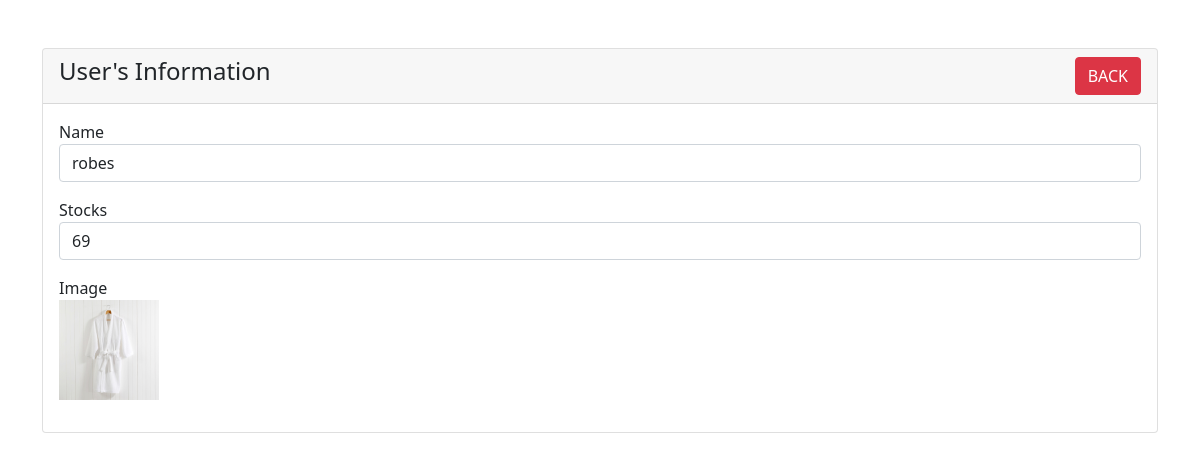
Page /view.php?view=79 on the committed database.
### tables this page shows
CREATE TABLE `products` (
  `id` int(11) NOT NULL,
  `name` varchar(50) NOT NULL,
  `image` varchar(50) NOT NULL,
  `stock` int(11) NOT NULL
);

### view.php (the view, shortened to what this page needs)
<?php
require 'config.php';
?>
<!doctype html>
<html lang="en">
<head>
    <link href="https://cdn.jsdelivr.net/npm/bootstrap@5.1.3/dist/css/bootstrap.min.css" rel="stylesheet">
</head>
<body>
<div class="container mt-5">
    <div class="row">
        <div class="col-md-12">
            <div class="card">
                <div class="card-header">
                    <h4>User's Information
                        <a href="admin_page.php" class="btn btn-danger float-end">BACK</a>
                    </h4>
                </div>
                <div class="card-body">
                    <?php
                    if(isset($_GET['view']))
                    {
                        $id = mysqli_real_escape_string($conn, $_GET['view']);
                        $query = "SELECT * FROM products WHERE id='$id'";
                        $query_run = mysqli_query($conn, $query);
                        if(mysqli_num_rows($query_run) > 0)
                        {
                            $row = mysqli_fetch_array($query_run);
                            ?>
                            <div class="mb-3">
                                <label>Name</label>
                                <p class="form-control">
                                    <?=$row['name'];?>
                                </p>
                            </div>
                            <div class="mb-3">
                                <label>Stocks</label>
                                <p class="form-control">
                                    <?=$row['stock'];?>
                                </p>
                            </div>
                            <div class="mb-3">
                                <label>Image</label>
                                <p>
                                    <img src="uploaded_img/<?php echo $row['image']; ?>" height="100" alt=""></td>
                                </p>
                            </div>
                            <?php
                        }
                        else
                        {
                            echo "<h4>No Such Id Found</h4>";
                        }
                    }
                    ?>
                </div>
            </div>
        </div>
    </div>
</div>
</body>
</html>

### rows in the picture
products: name "robes", stock "69", image (picture)
